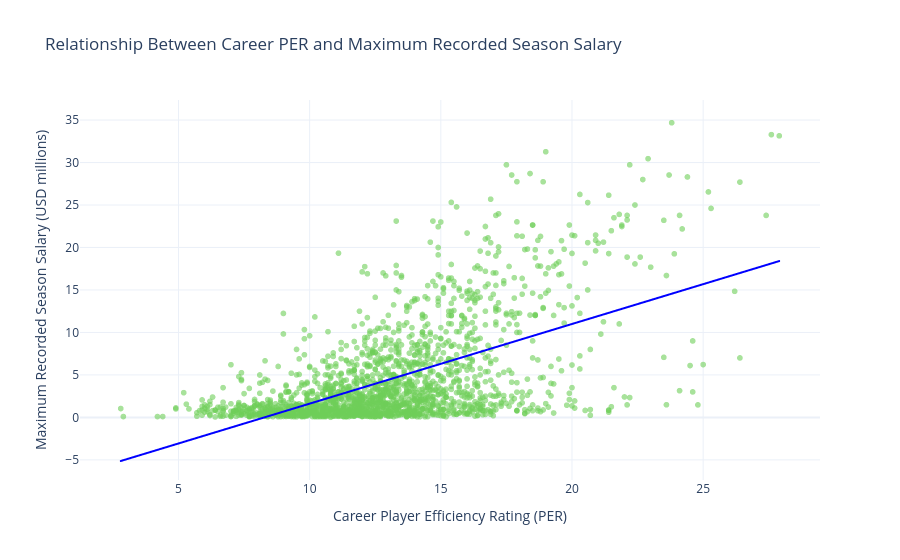

The notebook cell this image was saved under:
### Code cell
fig = px.scatter(
    q3_filtered,
    x='career_PER',
    y='max_salary_millions',
    trendline='ols',
    trendline_color_override='blue',
    hover_name='name',
    hover_data={
        'position': True,
        'career_G': True,
        'career_PER': ':.1f',
        'max_salary_millions': ':.2f',
        'last_salary_year': True
    },
    opacity=0.6,
    title=(
        'Relationship Between Career PER and '
        'Maximum Recorded Season Salary'
    ),
    labels={
        'career_PER': 'Career Player Efficiency Rating (PER)',
        'max_salary_millions': (
            'Maximum Recorded Season Salary (USD millions)'
        ),
        'career_G': 'Career games',
        'last_salary_year': 'Last recorded salary year',
        'position': 'Position'
    }
)

fig.update_layout(
    template='plotly_white',
    yaxis={
        'rangemode': 'tozero'
    }
)

fig.show()

### Figure 1 — Plotly figure (JSON) as saved in the notebook; plotly's stock layout.template omitted (floating-point values rounded to 4 significant figures; data arrays with more than 128 entries replaced by an {"elided": "..."} marker saying what was removed)
{"data": [{"customdata": {"elided": "1928x3 mixed values"}, "hovertemplate": "<b>%{hovertext}</b><br><br>Career Player Efficiency Rating (PER)=%{x:.1f}<br>Maximum Recorded Season Salary (USD millions)=%{y:.2f}<br>Position=%{customdata[0]}<br>Career games=%{customdata[1]}<br>Last recorded salary year=%{customdata[2]}<extra></extra>", "hovertext": {"elided": "1928 str values"}, "legendgroup": "", "marker": {"color": "#6ece58", "opacity": 0.6, "symbol": "circle"}, "mode": "markers", "name": "", "showlegend": false, "type": "scattergl", "x": {"elided": "1928 float values"}, "xaxis": "x", "y": {"elided": "1928 float values"}, "yaxis": "y"}, {"hovertemplate": "<b>OLS trendline</b><br>max_salary_millions = 0.937611 * career_PER + -7.75746<br>R<sup>2</sup>=0.329936<br><br>Career Player Efficiency Rating (PER)=%{x:.1f}<br>Maximum Recorded Season Salary (USD millions)=%{y:.2f} <b>(trend)</b><extra></extra>", "legendgroup": "", "line": {"color": "blue"}, "marker": {"color": "#6ece58", "symbol": "circle"}, "mode": "lines", "name": "", "showlegend": false, "type": "scattergl", "x": {"elided": "1928 float values"}, "xaxis": "x", "y": {"elided": "1928 float values"}, "yaxis": "y"}], "layout": {"autosize": true, "legend": {"tracegroupgap": 0}, "title": {"text": "Relationship Between Career PER and Maximum Recorded Season Salary"}, "xaxis": {"anchor": "y", "autorange": true, "domain": [0, 1], "range": [1.281, 29.42], "title": {"text": "Career Player Efficiency Rating (PER)"}, "type": "linear"}, "yaxis": {"anchor": "x", "autorange": true, "domain": [0, 1], "range": [-7.396, 37.89], "rangemode": "tozero", "title": {"text": "Maximum Recorded Season Salary (USD millions)"}, "type": "linear"}}}
